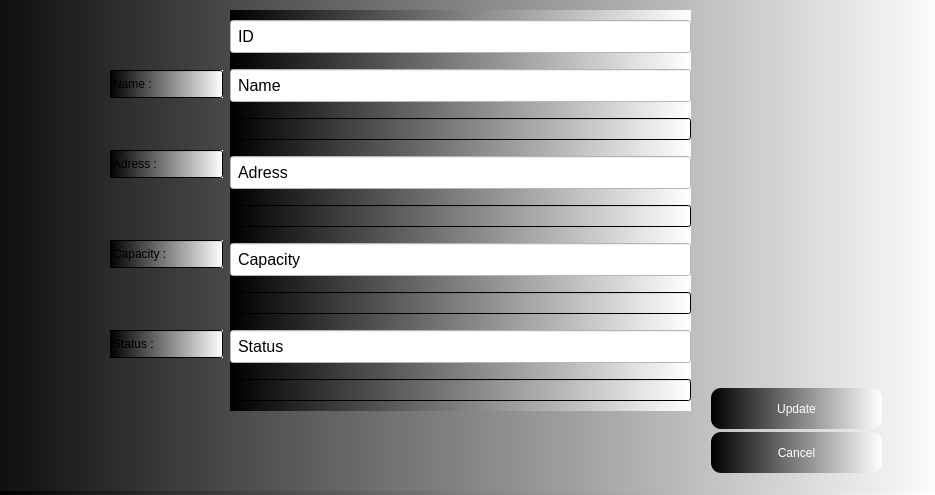
<?xml version="1.0" encoding="UTF-8"?>
<ui version="4.0">
 <class>stadiumupdateform</class>
 <widget class="QWidget" name="stadiumupdateform">
  <property name="geometry">
   <rect>
    <x>0</x>
    <y>0</y>
    <width>935</width>
    <height>495</height>
   </rect>
  </property>
  <property name="windowTitle">
   <string>Form</string>
  </property>
  <property name="styleSheet">
   <string notr="true">background-color: qlineargradient(spread:pad, x1:0, y1:0, x2:1, y2:0, stop:0 rgba(0, 0, 0, 255), stop:1 rgba(255, 255, 255, 255))</string>
  </property>
  <widget class="QWidget" name="widget" native="true">
   <property name="geometry">
    <rect>
     <x>-60</x>
     <y>-20</y>
     <width>1011</width>
     <height>511</height>
    </rect>
   </property>
   <property name="styleSheet">
    <string notr="true">QWidget_background_color:rgb(0, 0, 0);</string>
   </property>
   <widget class="QWidget" name="layoutWidget">
    <property name="geometry">
     <rect>
      <x>290</x>
      <y>30</y>
      <width>461</width>
      <height>401</height>
     </rect>
    </property>
    <layout class="QVBoxLayout" name="verticalLayout">
     <item>
      <widget class="QLineEdit" name="stadiumid">
       <property name="styleSheet">
        <string notr="true">QLineEdit {
    background-color: white;
    padding: 5px;
    color: black;
    font-size: 16px;
}

/* Hover effect */
QLineEdit:hover {
	border:3px dashed qlineargradient(spread:pad, 
                            x1:0, y1:0, x2:1, y2:1, 
                            stop:0 rgba(255, 0, 0, 255), 
                            stop:0.41 rgba(195, 22, 58, 255), 
                            stop:1 rgba(255, 117, 0, 255));;  ;  ;
}

/* Focus effect */
QLineEdit:focus {
    border:2px solid  qlineargradient(spread:pad, 
                            x1:0, y1:0, x2:1, y2:1, 
                            stop:0 rgba(255, 0, 0, 255), 
                            stop:0.41 rgba(195, 22, 58, 255), 
                            stop:1 rgba(255, 117, 0, 255));;  ;  ;
}</string>
       </property>
       <property name="text">
        <string>ID</string>
       </property>
       <property name="readOnly">
        <bool>true</bool>
       </property>
      </widget>
     </item>
     <item>
      <widget class="QLineEdit" name="name">
       <property name="styleSheet">
        <string notr="true">QLineEdit {
    background-color: white;
    padding: 5px;
    color: black;
    font-size: 16px;
}

/* Hover effect */
QLineEdit:hover {
	border:3px dashed qlineargradient(spread:pad, 
                            x1:0, y1:0, x2:1, y2:1, 
                            stop:0 rgba(255, 0, 0, 255), 
                            stop:0.41 rgba(195, 22, 58, 255), 
                            stop:1 rgba(255, 117, 0, 255));;  ;  ;
}

/* Focus effect */
QLineEdit:focus {
    border:2px solid  qlineargradient(spread:pad, 
                            x1:0, y1:0, x2:1, y2:1, 
                            stop:0 rgba(255, 0, 0, 255), 
                            stop:0.41 rgba(195, 22, 58, 255), 
                            stop:1 rgba(255, 117, 0, 255));;  ;  ;
}</string>
       </property>
       <property name="text">
        <string>Name</string>
       </property>
      </widget>
     </item>
     <item>
      <widget class="QLineEdit" name="nameER">
       <property name="styleSheet">
        <string notr="true">color:rgb(0, 0, 0);</string>
       </property>
       <property name="readOnly">
        <bool>true</bool>
       </property>
      </widget>
     </item>
     <item>
      <widget class="QLineEdit" name="adress">
       <property name="styleSheet">
        <string notr="true">QLineEdit {
    background-color: white;
    padding: 5px;
    color: black;
    font-size: 16px;
}

/* Hover effect */
QLineEdit:hover {
	border:3px dashed qlineargradient(spread:pad, 
                            x1:0, y1:0, x2:1, y2:1, 
                            stop:0 rgba(255, 0, 0, 255), 
                            stop:0.41 rgba(195, 22, 58, 255), 
                            stop:1 rgba(255, 117, 0, 255));;  ;  ;
}

/* Focus effect */
QLineEdit:focus {
    border:2px solid  qlineargradient(spread:pad, 
                            x1:0, y1:0, x2:1, y2:1, 
                            stop:0 rgba(255, 0, 0, 255), 
                            stop:0.41 rgba(195, 22, 58, 255), 
                            stop:1 rgba(255, 117, 0, 255));;  ;  ;
}</string>
       </property>
       <property name="text">
        <string>Adress</string>
       </property>
      </widget>
     </item>
     <item>
      <widget class="QLineEdit" name="adressER">
       <property name="styleSheet">
        <string notr="true">color:rgb(170, 0, 0);</string>
       </property>
       <property name="readOnly">
        <bool>true</bool>
       </property>
      </widget>
     </item>
     <item>
      <widget class="QLineEdit" name="capacity">
       <property name="styleSheet">
        <string notr="true">QLineEdit {
    background-color: white;
    padding: 5px;
    color: black;
    font-size: 16px;
}

/* Hover effect */
QLineEdit:hover {
	border:3px dashed qlineargradient(spread:pad, 
                            x1:0, y1:0, x2:1, y2:1, 
                            stop:0 rgba(255, 0, 0, 255), 
                            stop:0.41 rgba(195, 22, 58, 255), 
                            stop:1 rgba(255, 117, 0, 255));;  ;  ;
}

/* Focus effect */
QLineEdit:focus {
    border:2px solid  qlineargradient(spread:pad, 
                            x1:0, y1:0, x2:1, y2:1, 
                            stop:0 rgba(255, 0, 0, 255), 
                            stop:0.41 rgba(195, 22, 58, 255), 
                            stop:1 rgba(255, 117, 0, 255));;  ;  ;
}</string>
       </property>
       <property name="text">
        <string>Capacity</string>
       </property>
      </widget>
     </item>
     <item>
      <widget class="QLineEdit" name="capacityER">
       <property name="styleSheet">
        <string notr="true">color:rgb(170, 0, 0);</string>
       </property>
       <property name="readOnly">
        <bool>true</bool>
       </property>
      </widget>
     </item>
     <item>
      <widget class="QLineEdit" name="status">
       <property name="styleSheet">
        <string notr="true">QLineEdit {
    background-color: white;
    padding: 5px;
    color: black;
    font-size: 16px;
}

/* Hover effect */
QLineEdit:hover {
	border:3px dashed qlineargradient(spread:pad, 
                            x1:0, y1:0, x2:1, y2:1, 
                            stop:0 rgba(255, 0, 0, 255), 
                            stop:0.41 rgba(195, 22, 58, 255), 
                            stop:1 rgba(255, 117, 0, 255));;  ;  ;
}

/* Focus effect */
QLineEdit:focus {
    border:2px solid  qlineargradient(spread:pad, 
                            x1:0, y1:0, x2:1, y2:1, 
                            stop:0 rgba(255, 0, 0, 255), 
                            stop:0.41 rgba(195, 22, 58, 255), 
                            stop:1 rgba(255, 117, 0, 255));;  ;  ;
}</string>
       </property>
       <property name="text">
        <string>Status</string>
       </property>
      </widget>
     </item>
     <item>
      <widget class="QLineEdit" name="statusER">
       <property name="styleSheet">
        <string notr="true">color:rgb(170, 0, 0);</string>
       </property>
       <property name="readOnly">
        <bool>true</bool>
       </property>
      </widget>
     </item>
    </layout>
   </widget>
   <widget class="QLineEdit" name="lineEdit">
    <property name="geometry">
     <rect>
      <x>170</x>
      <y>90</y>
      <width>113</width>
      <height>28</height>
     </rect>
    </property>
    <property name="text">
     <string>Name :</string>
    </property>
    <property name="readOnly">
     <bool>true</bool>
    </property>
   </widget>
   <widget class="QLineEdit" name="lineEdit_2">
    <property name="geometry">
     <rect>
      <x>170</x>
      <y>170</y>
      <width>113</width>
      <height>28</height>
     </rect>
    </property>
    <property name="text">
     <string>Adress :</string>
    </property>
    <property name="readOnly">
     <bool>true</bool>
    </property>
   </widget>
   <widget class="QLineEdit" name="lineEdit_3">
    <property name="geometry">
     <rect>
      <x>170</x>
      <y>260</y>
      <width>113</width>
      <height>28</height>
     </rect>
    </property>
    <property name="text">
     <string>Capacity :</string>
    </property>
    <property name="readOnly">
     <bool>true</bool>
    </property>
   </widget>
   <widget class="QLineEdit" name="lineEdit_4">
    <property name="geometry">
     <rect>
      <x>170</x>
      <y>350</y>
      <width>113</width>
      <height>28</height>
     </rect>
    </property>
    <property name="styleSheet">
     <string notr="true">background_color: rgb(0, 0, 0);</string>
    </property>
    <property name="text">
     <string>Status : </string>
    </property>
    <property name="readOnly">
     <bool>true</bool>
    </property>
   </widget>
   <widget class="QPushButton" name="save">
    <property name="geometry">
     <rect>
      <x>771</x>
      <y>408</y>
      <width>171</width>
      <height>41</height>
     </rect>
    </property>
    <property name="styleSheet">
     <string notr="true">QPushButton {
background-color:qlineargradient(spread:pad, 
                            x1:0, y1:0, x2:1, y2:1, 
                            stop:0 rgba(255, 0, 0, 255), 
                            stop:0.41 rgba(195, 22, 58, 255), 
                            stop:1 rgba(255, 117, 0, 255));;  ;  
border-radius:10px;
color:white;
}
QPushButton:hover {
    background-color:qlineargradient(x1: 0.25, y1: 0, x2: 0.75, y2: 1, 
                            stop: 0 rgba(0, 255, 254, 255),     
                            stop: 0.26 rgba(38, 170, 196, 255), 
                            stop: 0.67 rgba(89, 85, 131, 255),
                            stop: 1 rgba(0, 238, 255, 255));  
}</string>
    </property>
    <property name="text">
     <string>Update</string>
    </property>
   </widget>
   <widget class="QPushButton" name="cancel">
    <property name="geometry">
     <rect>
      <x>771</x>
      <y>452</y>
      <width>171</width>
      <height>41</height>
     </rect>
    </property>
    <property name="styleSheet">
     <string notr="true">QPushButton {
background-color:qlineargradient(spread:pad, 
                            x1:0, y1:0, x2:1, y2:1, 
                            stop:0 rgba(255, 0, 0, 255), 
                            stop:0.41 rgba(195, 22, 58, 255), 
                            stop:1 rgba(255, 117, 0, 255));;  ;  
border-radius:10px;
color:white;
}
QPushButton:hover {
    background-color:qlineargradient(x1: 0.25, y1: 0, x2: 0.75, y2: 1, 
                            stop: 0 rgba(0, 255, 254, 255),     
                            stop: 0.26 rgba(38, 170, 196, 255), 
                            stop: 0.67 rgba(89, 85, 131, 255),
                            stop: 1 rgba(0, 238, 255, 255));  
}</string>
    </property>
    <property name="text">
     <string>Cancel</string>
    </property>
   </widget>
  </widget>
 </widget>
 <resources/>
 <connections/>
</ui>
